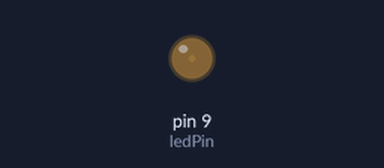
Recording of a sketch running on a simulated Arduino Uno, built with avr-gcc and run on an emulated ATmega328P. Parts: output pins drawn as LEDs (lit = HIGH). What the sketch prints to the serial monitor is not drawn.

Above: at 0.05 s.
At 2.25 s:
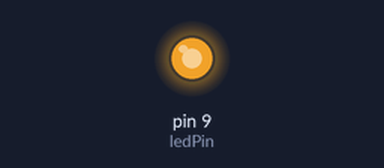
At 3.4 s:
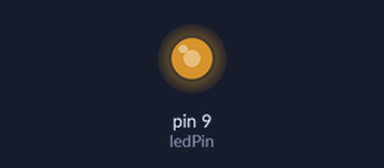
At 4.5 s:
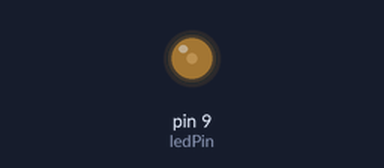
Timing chart, 0 to 6.6 s (numbered marks = the images above):
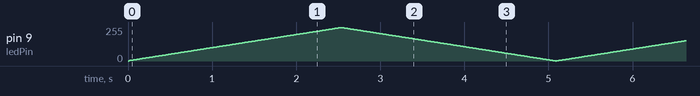

The sketch:

Anjali_Lights_Code.ino
```cpp
//set analog Pin
int ledPin = 9;
//rate of change
int x = 1;
//initial brightness
int volts = 2;

void setup() {
  pinMode(ledPin, OUTPUT);
  Serial.begin(9600);
}

// the loop function runs over and over again forever
void loop() {
  //increase brightness
  volts+=x;
  delay(10);

  if (volts>250||volts<1) {
    //if brightness hits the cap, multiple rate by -1 to switch direction
    x=x*(-1);
  }

  Serial.println(volts);
  analogWrite(ledPin, volts);
}
```
